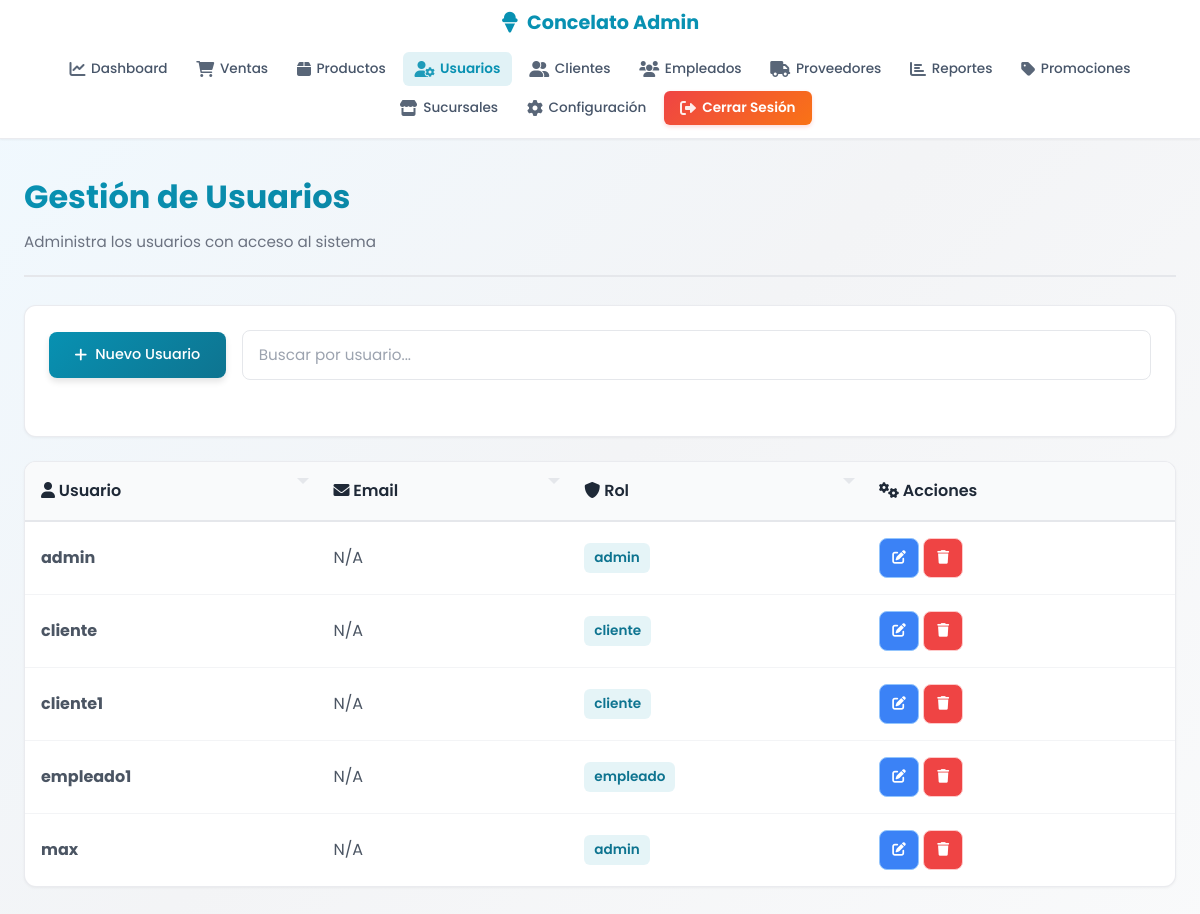
The app's page /paginas/admin/usuarios.php (signed in) with its own data.
### tables this page shows
CREATE TABLE `usuarios` (
  `id_usuario` int(11) NOT NULL AUTO_INCREMENT,
  `id_cliente` int(11) DEFAULT NULL,
  `id_vendedor` int(11) DEFAULT NULL,
  `username` varchar(80) NOT NULL,
  `password` varchar(255) NOT NULL,
  `id_role` tinyint(3) unsigned NOT NULL DEFAULT 3,
  `activo` tinyint(1) NOT NULL DEFAULT 1,
  `fecha_registro` timestamp NOT NULL DEFAULT current_timestamp(),
  `id_sucursal` int(11) DEFAULT NULL,
  PRIMARY KEY (`id_usuario`),
  UNIQUE KEY `username` (`username`),
  KEY `id_cliente` (`id_cliente`),
  KEY `id_vendedor` (`id_vendedor`),
  KEY `id_role` (`id_role`),
  KEY `id_sucursal` (`id_sucursal`),
  KEY `idx_usuarios_activo` (`activo`),
  CONSTRAINT `usuarios_ibfk_1` FOREIGN KEY (`id_cliente`) REFERENCES `clientes` (`id_cliente`) ON DELETE SET NULL ON UPDATE CASCADE,
  CONSTRAINT `usuarios_ibfk_2` FOREIGN KEY (`id_vendedor`) REFERENCES `vendedores` (`id_vendedor`) ON DELETE SET NULL ON UPDATE CASCADE,
  CONSTRAINT `usuarios_ibfk_3` FOREIGN KEY (`id_role`) REFERENCES `roles` (`id_role`) ON UPDATE CASCADE,
  CONSTRAINT `usuarios_ibfk_sucursal` FOREIGN KEY (`id_sucursal`) REFERENCES `sucursales` (`id_sucursal`) ON DELETE SET NULL ON UPDATE CASCADE
);

CREATE TABLE `roles` (
  `id_role` tinyint(3) unsigned NOT NULL AUTO_INCREMENT,
  `nombre` varchar(20) NOT NULL,
  PRIMARY KEY (`id_role`),
  UNIQUE KEY `nombre` (`nombre`)
);

### paginas/admin/usuarios.php (the view, shortened to what this page needs)
<?php
include_once($_SERVER['DOCUMENT_ROOT'] . '/heladeriacg/conexion/clientes_db.php');
$stmt_usuarios = $pdo->prepare("
    SELECT u.*, r.nombre as rol_nombre,
           COALESCE(c.nombre, v.nombre) as nombre_relacionado,
           COALESCE(c.correo, v.correo) as correo
    FROM usuarios u
    LEFT JOIN roles r ON u.id_role = r.id_role
    LEFT JOIN clientes c ON u.id_cliente = c.id_cliente
    LEFT JOIN vendedores v ON u.id_vendedor = v.id_vendedor
    ORDER BY u.username
");
$stmt_usuarios->execute();
$usuarios = $stmt_usuarios->fetchAll(PDO::FETCH_ASSOC);
?>
<!DOCTYPE html>
<html lang="es">
<head>
    <link rel="stylesheet" href="/heladeriacg/css/admin/estilos_admin.css">
    <link rel="stylesheet" href="/heladeriacg/css/admin/navbar.css">
    <link rel="stylesheet" href="/heladeriacg/css/admin/usuarios.css">
    <link rel="stylesheet" href="https://cdnjs.cloudflare.com/ajax/libs/font-awesome/6.0.0/css/all.min.css">
</head>
<body>
    <?php include 'includes/navbar.php'; ?>
    <main class="admin-container">
        <div class="page-header">
            <h1>Gestión de Usuarios</h1>
            <p>Administra los usuarios con acceso al sistema</p>
        </div>
        <div class="card">
            <div class="card-body">
                <div class="empleados-actions">
                    <button class="action-btn primary" data-action="create" onclick="openModal('modalUsuario')">
                        <i class="fas fa-plus"></i> Nuevo Usuario
                    </button>
                    <div class="search-filter">
                        <input
                            type="search"
                            id="searchUsuario"
                            class="search-input"
                            placeholder="Buscar por usuario..."
                            aria-label="Buscar usuarios"
                            data-filter-table="tablaUsuarios">
                    </div>
                </div>
            </div>
        </div>
        <div class="table-container">
            <table id="tablaUsuarios" class="usuarios-table" role="table">
                <thead>
                    <tr role="row">
                        <th role="columnheader" aria-sort="none">
                            <i class="fas fa-user"></i> Usuario
                        </th>
                        <th role="columnheader" aria-sort="none">
                            <i class="fas fa-envelope"></i> Email
                        </th>
                        <th role="columnheader" aria-sort="none">
                            <i class="fas fa-shield-alt"></i> Rol
                        </th>
                        <th role="columnheader" aria-label="Acciones">
                            <i class="fas fa-cogs"></i> Acciones
                        </th>
                    </tr>
                </thead>
                <tbody>
                    <?php if (!empty($usuarios)): ?>
                        <?php foreach ($usuarios as $usuario): ?>
                        <tr role="row" tabindex="0">
                            <td data-label="Usuario"><strong><?php echo htmlspecialchars($usuario['username']); ?></strong></td>
                            <td data-label="Email"><?php echo htmlspecialchars($usuario['correo'] ?? 'N/A'); ?></td>
                            <td data-label="Rol"><span style="display: inline-block; padding: 4px 10px; border-radius: 6px; background: rgba(8, 145, 178, 0.1); color: var(--primary-dark); font-size: 0.85rem; font-weight: 600;"><?php echo htmlspecialchars($usuario['rol_nombre'] ?? 'N/A'); ?></span></td>
                            <td data-label="Acciones">
                                <button
                                    class="action-btn edit"
                                    onclick="editarUsuario(<?php echo $usuario['id_usuario']; ?>)"
                                    title="Editar usuario"
                                    aria-label="Editar usuario <?php echo htmlspecialchars($usuario['username']); ?>">
                                    <i class="fas fa-edit"></i>
                                </button>
                                <button
                                    class="action-btn delete"
                                    onclick="deleteItem(<?php echo $usuario['id_usuario']; ?>, 'usuario', '<?php echo htmlspecialchars($usuario['username']); ?>')"
                                    title="Eliminar usuario"
                                    aria-label="Eliminar usuario <?php echo htmlspecialchars($usuario['username']); ?>">
                                    <i class="fas fa-trash"></i>
                                </button>
                            </td>
                        </tr>
                        <?php endforeach; ?>
                    <?php endif; ?>
                </tbody>
            </table>
        </div>
    </main>
</body>
</html>

### css/admin/estilos_admin.css (style rules this page uses)
* { margin: 0; padding: 0; box-sizing: border-box; font-family: 'Poppins', -apple-system, BlinkMacSystemFont, 'Segoe UI', sans-serif; word-wrap: break-word; overflow-wrap: break-word; }
html { scroll-behavior: smooth; --spacing-xs: 4px; --spacing-sm: 8px; --spacing-md: 16px; --spacing-lg: 24px; --spacing-xl: 32px; --font-size-xs: 12px; --font-size-sm: 14px; --font-size-base: 16px; --font-size-lg: 18px; --font-size-xl: 21px; --font-size-2xl: 26px; --font-size-3xl: 32px; --border-radius-sm: 6px; --border-radius-md: 8px; --border-radius-lg: 12px; --border-radius-xl: 20px; --transition-fast: 100ms ease-out; --transition-normal: 200ms ease-out; --transition-slow: 300ms ease-out; }
body { background: linear-gradient(135deg, #f0f9ff 0%, #f3f4f6 50%, #f9fafb 100%); color: #1f2937; min-height: 100vh; line-height: 1.6; font-size: var(--font-size-base); }
.admin-container { display: flex; flex-direction: column; min-height: 100vh; }
.card { background: white; border: 1px solid rgba(229, 231, 235, 0.8); border-radius: var(--border-radius-lg); box-shadow: 0 1px 3px rgba(0, 0, 0, 0.05); transition: all var(--transition-normal); }
.card-body { padding: 1.5rem; }
.action-btn { background: linear-gradient(135deg, #06b6d4 0%, #0891b2 100%); color: white; border: none; padding: 0.7rem 1.5rem; border-radius: 8px; cursor: pointer; font-weight: 500; font-size: 0.9rem; transition: all 0.3s; white-space: nowrap; display: inline-flex; align-items: center; gap: 0.5rem; }
.table-container { background: white; border: 1px solid rgba(229, 231, 235, 0.8); border-radius: var(--border-radius-lg); overflow: auto; box-shadow: 0 1px 3px rgba(0, 0, 0, 0.05); margin-bottom: 2rem; }
.table-container table { width: 100%; border-collapse: collapse; font-size: var(--font-size-base); }
.table-container table thead { background: #f9fafb; border-bottom: 2px solid #e5e7eb; position: sticky; top: 0; }
.table-container table th { padding: 1rem; text-align: left; font-weight: 600; color: #1f2937; font-size: var(--font-size-base); white-space: nowrap; word-break: break-word; vertical-align: middle; }
.table-container table th[aria-sort] { cursor: pointer; user-select: none; padding-right: 1.5rem; position: relative; }
.table-container table th[aria-sort]::after { content: ''; position: absolute; right: 0.5rem; width: 0; height: 0; border-left: 6px solid transparent; border-right: 6px solid transparent; border-top: 6px solid #d1d5db; opacity: 0.5; }
.table-container table td { padding: 1rem; border-bottom: 1px solid #f3f4f6; color: #4b5563; font-size: var(--font-size-base); word-break: break-word; overflow-wrap: break-word; vertical-align: middle; }
.table-container table tbody tr { transition: background-color var(--transition-fast); }
.table-container table tbody tr:last-child td { border-bottom: none; }
.clientes-actions, .empleados-actions, .ventas-actions { display: flex; justify-content: space-between; align-items: center; margin-bottom: 2rem; flex-wrap: wrap; gap: 1rem; }
.search-filter { display: flex; gap: 1rem; align-items: center; flex-wrap: wrap; flex: 1; min-width: 250px; }
.search-filter input, .search-filter select { padding: 0.8rem 1rem; border: 1px solid #e5e7eb; border-radius: 8px; font-size: 0.95rem; background: white; transition: all 0.3s; flex: 1; min-width: 200px; }
.action-btn.primary { background: linear-gradient(135deg, #06b6d4 0%, #0891b2 100%); color: white; padding: 0.8rem 1.6rem; border: none; border-radius: 8px; cursor: pointer; font-weight: 500; transition: all 0.3s; display: inline-flex; align-items: center; gap: 0.5rem; white-space: nowrap; }
.action-btn { padding: 0.5rem 0.8rem; border: none; border-radius: var(--border-radius-sm); cursor: pointer; font-size: var(--font-size-sm); transition: all var(--transition-fast); display: inline-flex; align-items: center; justify-content: center; gap: 4px; min-width: 40px; min-height: 40px; font-family: inherit; }
.action-btn.edit { background: #dbeafe; color: #1e40af; border: 1px solid #93c5fd; }
.action-btn.delete { background: #fee2e2; color: #991b1b; border: 1px solid #fecaca; }
.action-btn.primary { background: linear-gradient(135deg, #06b6d4 0%, #0891b2 100%); color: white; padding: 0.8rem 1.6rem; border: none; border-radius: var(--border-radius-md); min-height: 44px; }

### records on screen
usuarios: username "admin", correo "N/A", id_role.nombre "admin"
usuarios: username "cliente", correo "N/A", id_role.nombre "cliente"
usuarios: username "cliente1", correo "N/A", id_role.nombre "cliente"
usuarios: username "empleado1", correo "N/A", id_role.nombre "empleado"
usuarios: username "max", correo "N/A", id_role.nombre "admin"
